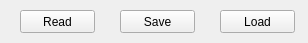
<?xml version="1.0" encoding="UTF-8"?>
<ui version="4.0">
 <class>Offset</class>
 <widget class="QWidget" name="Offset">
  <property name="geometry">
   <rect>
    <x>0</x>
    <y>0</y>
    <width>308</width>
    <height>43</height>
   </rect>
  </property>
  <property name="windowTitle">
   <string>Form</string>
  </property>
  <widget class="QPushButton" name="btn_read">
   <property name="geometry">
    <rect>
     <x>20</x>
     <y>10</y>
     <width>75</width>
     <height>23</height>
    </rect>
   </property>
   <property name="text">
    <string>Read</string>
   </property>
  </widget>
  <widget class="QPushButton" name="btn_save">
   <property name="geometry">
    <rect>
     <x>120</x>
     <y>10</y>
     <width>75</width>
     <height>23</height>
    </rect>
   </property>
   <property name="text">
    <string>Save</string>
   </property>
  </widget>
  <widget class="QPushButton" name="btn_load">
   <property name="geometry">
    <rect>
     <x>220</x>
     <y>10</y>
     <width>75</width>
     <height>23</height>
    </rect>
   </property>
   <property name="text">
    <string>Load</string>
   </property>
  </widget>
 </widget>
 <resources/>
 <connections/>
</ui>
